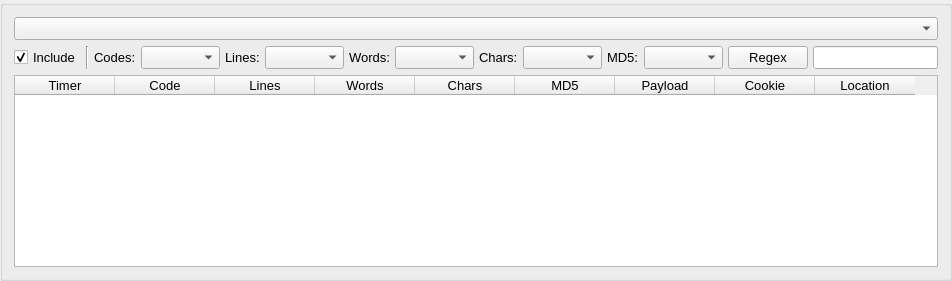
           <widget class="QGroupBox" name="groupBox_8">
            <property name="sizePolicy">
             <sizepolicy hsizetype="Maximum" vsizetype="Maximum">
              <horstretch>0</horstretch>
              <verstretch>0</verstretch>
             </sizepolicy>
            </property>
            <property name="font">
             <font>
              <pointsize>10</pointsize>
              <weight>75</weight>
              <bold>true</bold>
             </font>
            </property>
            <property name="title">
             <string/>
            </property>
            <layout class="QGridLayout" name="gridLayout">
             <item row="0" column="0">
              <widget class="QComboBox" name="comboListadoUrls"/>
             </item>
             <item row="1" column="0">
              <layout class="QHBoxLayout">
               <property name="spacing">
                <number>5</number>
               </property>
               <property name="sizeConstraint">
                <enum>QLayout::SetMinimumSize</enum>
               </property>
               <property name="rightMargin">
                <number>0</number>
               </property>
               <item>
                <widget class="QCheckBox" name="checkInclude">
                 <property name="font">
                  <font>
                   <pointsize>10</pointsize>
                   <weight>50</weight>
                   <bold>false</bold>
                  </font>
                 </property>
                 <property name="toolTip">
                  <string>&lt;html&gt;&lt;head&gt;&lt;meta name=&quot;qrichtext&quot; content=&quot;1&quot; /&gt;&lt;style type=&quot;text/css&quot;&gt;
p, li { white-space: pre-wrap; }
&lt;/style&gt;&lt;/head&gt;&lt;body style=&quot; font-family:'Lucida Grande'; font-size:13pt; font-weight:400; font-style:normal;&quot;&gt;
&lt;p style=&quot; margin-top:0px; margin-bottom:0px; margin-left:0px; margin-right:0px; -qt-block-indent:0; text-indent:0px;&quot;&gt;&lt;span style=&quot; font-size:10pt;&quot;&gt;Use inclusive filtering:  in the results will appear the code,line,words,chars,md5 that is selected, instead of excluding it from the results.&lt;/span&gt;&lt;/p&gt;&lt;/body&gt;&lt;/html&gt;</string>
                 </property>
                 <property name="text">
                  <string>Include</string>
                 </property>
                 <property name="checked">
                  <bool>true</bool>
                 </property>
                </widget>
               </item>
               <item>
                <widget class="Line" name="line">
                 <property name="font">
                  <font>
                   <pointsize>10</pointsize>
                  </font>
                 </property>
                 <property name="orientation">
                  <enum>Qt::Vertical</enum>
                 </property>
                </widget>
               </item>
               <item>
                <widget class="QLabel" name="label_3">
                 <property name="font">
                  <font>
                   <pointsize>10</pointsize>
                   <weight>50</weight>
                   <bold>false</bold>
                  </font>
                 </property>
                 <property name="text">
                  <string>Codes:</string>
                 </property>
                </widget>
               </item>
               <item>
                <widget class="QComboBox" name="ComboCodes">
                 <property name="sizePolicy">
                  <sizepolicy hsizetype="Minimum" vsizetype="Fixed">
                   <horstretch>0</horstretch>
                   <verstretch>0</verstretch>
                  </sizepolicy>
                 </property>
                 <property name="maximumSize">
                  <size>
                   <width>80</width>
                   <height>16777215</height>
                  </size>
                 </property>
                 <property name="font">
                  <font>
                   <pointsize>10</pointsize>
                  </font>
                 </property>
                 <property name="toolTip">
                  <string>&lt;html&gt;&lt;head&gt;&lt;meta name=&quot;qrichtext&quot; content=&quot;1&quot; /&gt;&lt;/head&gt;&lt;body style=&quot; white-space: pre-wrap; font-family:Lucida Grande; font-size:13pt; font-weight:400; font-style:normal; text-decoration:none;&quot;&gt;&lt;p style=&quot; margin-top:0px; margin-bottom:0px; margin-left:0px; margin-right:0px; -qt-block-indent:0; text-indent:0px;&quot;&gt;&lt;span style=&quot; font-size:10pt;&quot;&gt;Filter results by Code number.&lt;/span&gt;&lt;/p&gt;&lt;/body&gt;&lt;/html&gt;</string>
                 </property>
                 <property name="insertPolicy">
                  <enum>QComboBox::InsertAlphabetically</enum>
                 </property>
                </widget>
               </item>
               <item>
                <widget class="QLabel" name="label_20">
                 <property name="font">
                  <font>
                   <pointsize>10</pointsize>
                   <weight>50</weight>
                   <bold>false</bold>
                  </font>
                 </property>
                 <property name="text">
                  <string>Lines:</string>
                 </property>
                </widget>
               </item>
               <item>
                <widget class="QComboBox" name="linesCombo">
                 <property name="maximumSize">
                  <size>
                   <width>80</width>
                   <height>16777215</height>
                  </size>
                 </property>
                 <property name="font">
                  <font>
                   <pointsize>10</pointsize>
                  </font>
                 </property>
                 <property name="toolTip">
                  <string>&lt;html&gt;&lt;head&gt;&lt;meta name=&quot;qrichtext&quot; content=&quot;1&quot; /&gt;&lt;/head&gt;&lt;body style=&quot; white-space: pre-wrap; font-family:Lucida Grande; font-size:13pt; font-weight:400; font-style:normal; text-decoration:none;&quot;&gt;&lt;p style=&quot; margin-top:0px; margin-bottom:0px; margin-left:0px; margin-right:0px; -qt-block-indent:0; text-indent:0px;&quot;&gt;&lt;span style=&quot; font-size:10pt;&quot;&gt;Filter results by Lines numbers.&lt;/span&gt;&lt;/p&gt;&lt;/body&gt;&lt;/html&gt;</string>
                 </property>
                 <property name="insertPolicy">
                  <enum>QComboBox::InsertAlphabetically</enum>
                 </property>
                </widget>
               </item>
               <item>
                <widget class="QLabel" name="label_30">
                 <property name="font">
                  <font>
                   <pointsize>10</pointsize>
                   <weight>50</weight>
                   <bold>false</bold>
                  </font>
                 </property>
                 <property name="text">
                  <string>Words:</string>
                 </property>
                </widget>
               </item>
               <item>
                <widget class="QComboBox" name="linesCombo_2">
                 <property name="maximumSize">
                  <size>
                   <width>90</width>
                   <height>16777215</height>
                  </size>
                 </property>
                 <property name="font">
                  <font>
                   <pointsize>10</pointsize>
                  </font>
                 </property>
                 <property name="toolTip">
                  <string>&lt;html&gt;&lt;head&gt;&lt;meta name=&quot;qrichtext&quot; content=&quot;1&quot; /&gt;&lt;/head&gt;&lt;body style=&quot; white-space: pre-wrap; font-family:Lucida Grande; font-size:13pt; font-weight:400; font-style:normal; text-decoration:none;&quot;&gt;&lt;p style=&quot; margin-top:0px; margin-bottom:0px; margin-left:0px; margin-right:0px; -qt-block-indent:0; text-indent:0px;&quot;&gt;&lt;span style=&quot; font-size:10pt;&quot;&gt;Filter results by Lines numbers.&lt;/span&gt;&lt;/p&gt;&lt;/body&gt;&lt;/html&gt;</string>
                 </property>
                 <property name="insertPolicy">
                  <enum>QComboBox::InsertAlphabetically</enum>
                 </property>
                </widget>
               </item>
               <item>
                <widget class="QLabel" name="label_5">
                 <property name="font">
                  <font>
                   <pointsize>10</pointsize>
                   <weight>50</weight>
                   <bold>false</bold>
                  </font>
                 </property>
                 <property name="text">
                  <string>Chars:</string>
                 </property>
                </widget>
               </item>
               <item>
                <widget class="QComboBox" name="ComboChars">
                 <property name="maximumSize">
                  <size>
                   <width>110</width>
                   <height>16777215</height>
                  </size>
                 </property>
                 <property name="font">
                  <font>
                   <pointsize>10</pointsize>
                  </font>
                 </property>
                 <property name="toolTip">
                  <string>&lt;html&gt;&lt;head&gt;&lt;meta name=&quot;qrichtext&quot; content=&quot;1&quot; /&gt;&lt;/head&gt;&lt;body style=&quot; white-space: pre-wrap; font-family:Lucida Grande; font-size:13pt; font-weight:400; font-style:normal; text-decoration:none;&quot;&gt;&lt;p style=&quot; margin-top:0px; margin-bottom:0px; margin-left:0px; margin-right:0px; -qt-block-indent:0; text-indent:0px;&quot;&gt;&lt;span style=&quot; font-size:10pt;&quot;&gt;Filter the results by Chars numbers&lt;/span&gt;&lt;/p&gt;&lt;/body&gt;&lt;/html&gt;</string>
                 </property>
                 <property name="insertPolicy">
                  <enum>QComboBox::InsertAlphabetically</enum>
                 </property>
                </widget>
               </item>
               <item>
                <widget class="QLabel" name="label_21">
                 <property name="font">
                  <font>
                   <pointsize>10</pointsize>
                   <weight>50</weight>
                   <bold>false</bold>
                  </font>
                 </property>
                 <property name="text">
                  <string>MD5:</string>
                 </property>
                </widget>
               </item>
               <item>
                <widget class="QComboBox" name="md5Combo">
                 <property name="sizePolicy">
                  <sizepolicy hsizetype="Expanding" vsizetype="Fixed">
                   <horstretch>0</horstretch>
                   <verstretch>0</verstretch>
                  </sizepolicy>
                 </property>
                 <property name="maximumSize">
                  <size>
                   <width>120</width>
                   <height>16777215</height>
                  </size>
                 </property>
                 <property name="font">
                  <font>
                   <pointsize>10</pointsize>
                  </font>
                 </property>
                 <property name="toolTip">
                  <string>&lt;html&gt;&lt;head&gt;&lt;meta name=&quot;qrichtext&quot; content=&quot;1&quot; /&gt;&lt;style type=&quot;text/css&quot;&gt;
p, li { white-space: pre-wrap; }
&lt;/style&gt;&lt;/head&gt;&lt;body style=&quot; font-family:'Lucida Grande'; font-size:13pt; font-weight:400; font-style:normal;&quot;&gt;
&lt;p style=&quot; margin-top:0px; margin-bottom:0px; margin-left:0px; margin-right:0px; -qt-block-indent:0; text-indent:0px;&quot;&gt;&lt;span style=&quot; font-size:10pt;&quot;&gt;Filter results by MD5 values.&lt;/span&gt;&lt;/p&gt;&lt;/body&gt;&lt;/html&gt;</string>
                 </property>
                 <property name="insertPolicy">
                  <enum>QComboBox::InsertAlphabetically</enum>
                 </property>
                </widget>
               </item>
               <item>
                <widget class="QPushButton" name="filterButton">
                 <property name="font">
                  <font>
                   <pointsize>10</pointsize>
                   <weight>50</weight>
                   <bold>false</bold>
                  </font>
                 </property>
                 <property name="toolTip">
                  <string>Filter results using regular expressions, the search will be done on the whole request.</string>
                 </property>
                 <property name="text">
                  <string>Regex</string>
                 </property>
                </widget>
               </item>
               <item>
                <widget class="QLineEdit" name="regexpLine">
                 <property name="font">
                  <font>
                   <pointsize>10</pointsize>
                  </font>
                 </property>
                 <property name="toolTip">
                  <string>Filter results using regular expressions, the search will be done on the whole request.</string>
                 </property>
                </widget>
               </item>
              </layout>
             </item>
             <item row="2" column="0">
              <widget class="QTableWidget" name="tableResults">
               <property name="minimumSize">
                <size>
                 <width>240</width>
                 <height>150</height>
                </size>
               </property>
               <property name="sizeIncrement">
                <size>
                 <width>0</width>
                 <height>0</height>
                </size>
               </property>
               <property name="baseSize">
                <size>
                 <width>969</width>
                 <height>169</height>
                </size>
               </property>
               <property name="font">
                <font>
                 <pointsize>10</pointsize>
                 <weight>50</weight>
                 <bold>false</bold>
                </font>
               </property>
               <property name="contextMenuPolicy">
                <enum>Qt::ActionsContextMenu</enum>
               </property>
               <property name="alternatingRowColors">
                <bool>true</bool>
               </property>
               <property name="gridStyle">
                <enum>Qt::NoPen</enum>
               </property>
               <property name="sortingEnabled">
                <bool>false</bool>
               </property>
               <property name="wordWrap">
                <bool>false</bool>
               </property>
               <property name="cornerButtonEnabled">
                <bool>false</bool>
               </property>
               <column>
                <property name="text">
                 <string>Timer</string>
                </property>
               </column>
               <column>
                <property name="text">
                 <string>Code</string>
                </property>
               </column>
               <column>
                <property name="text">
                 <string>Lines</string>
                </property>
               </column>
               <column>
                <property name="text">
                 <string>Words</string>
                </property>
               </column>
               <column>
                <property name="text">
                 <string>Chars</string>
                </property>
               </column>
               <column>
                <property name="text">
                 <string>MD5</string>
                </property>
               </column>
               <column>
                <property name="text">
                 <string>Payload</string>
                </property>
               </column>
               <column>
                <property name="text">
                 <string>Cookie</string>
                </property>
               </column>
               <column>
                <property name="text">
                 <string>Location</string>
                </property>
               </column>
              </widget>
             </item>
            </layout>
           </widget>
